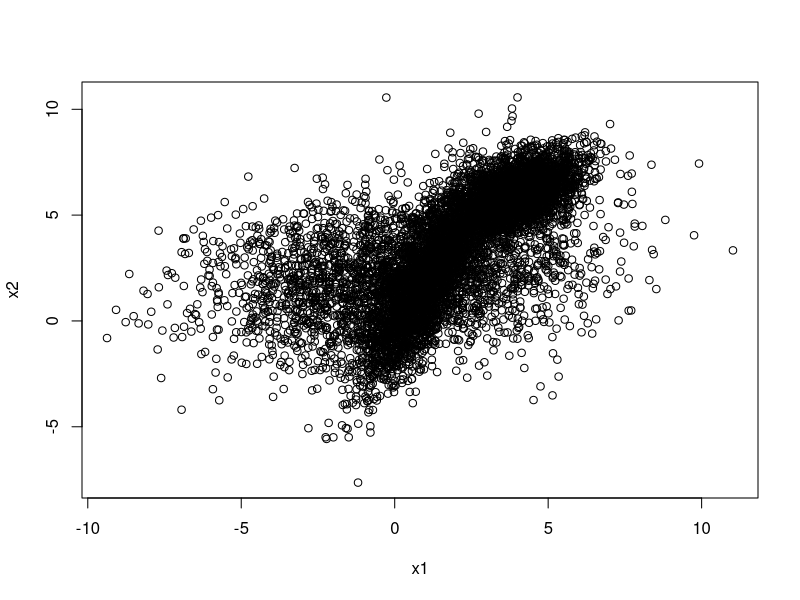
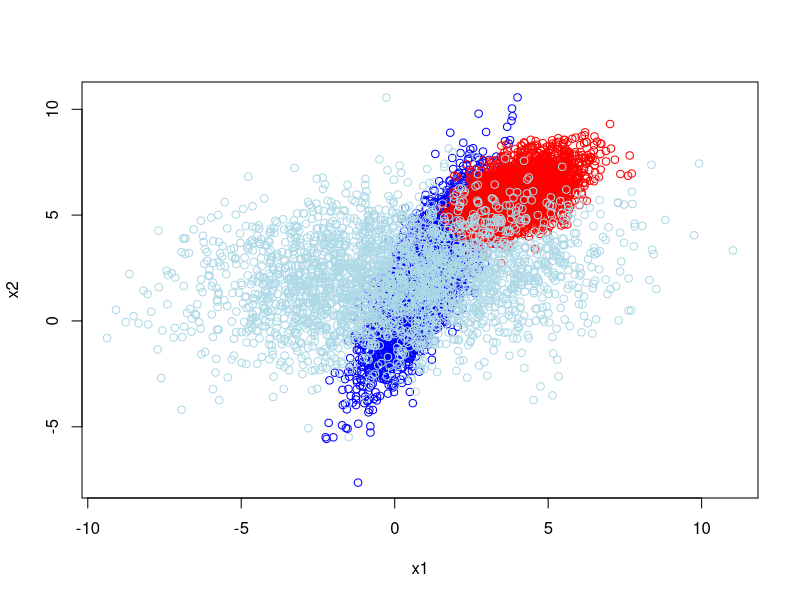

Write the R code that produced these figures, in order.

library(MASS)
library(gtools)


#oooooooooooooooooooooooooooooooooooooooooooooooooooooooooooooooooooooooooooooooooo
# predefined functions
#oooooooooooooooooooooooooooooooooooooooooooooooooooooooooooooooooooooooooooooooooo
cor2cov <- function( corr, std)  {
  return( diag(std) %*% corr %*% diag(std) )
}

lmvnorm <- function( x, mu, sig, d)	{
	return(-0.5*( d*log(2*pi) + determinant(sig)$modulus + 
			t(x-mu) %*% (chol2inv(chol(sig)) %*% (x-mu)) ))
}

lmult <- function( x, p)	{
	return( lfactorial(sum(x))-sum(lfactorial(x)) + x %*% p )
}
#oooooooooooooooooooooooooooooooooooooooooooooooooooooooooooooooooooooooooooooooooo

#oooooooooooooooooooooooooooooooooooooooooooooooooooooooooooooooooooooooooooooooooo
# simulating 3 distinct mix multivariate normal, categorical and 
# multinomial sets of data
#oooooooooooooooooooooooooooooooooooooooooooooooooooooooooooooooooooooooooooooooooo

mu <- list(c(1,2),c(4,6),c(0,2))
varc <- list( cor2cov(matrix(c(1,0.8,0.8,1),ncol=2,nrow=2),c(1,2.4)),
			  cor2cov(matrix(c(1,0.5,0.5,1),ncol=2,nrow=2),c(1,1)),
			  cor2cov(matrix(c(1,0.2,0.2,1),ncol=2,nrow=2),c(3,2))
			  )
			  
P_c <- list(c(0.2,0.1,0.5,0.1,0.1),c(0.4,0.4,0.05,0.1,0.05),c(0.1,0.1,0.1,0.1,0.6))
			  
P_m <- list(list(c(0.9,0.1,0.1),c(0.5,0.5)),list(c(0.9,0.1,0.1),c(0.5,0.5)),list(c(0.2,0.4,0.4),c(0.2,0.8)))

dat_sim <- list()
for(i in 1:3) {
  N_g <- round(runif(1,1000,3000))
  dat_sim <- c(dat_sim, list( cbind(rep(i,N_g),
									mvrnorm(N_g, mu[[i]], varc[[i]]),
                                    apply( t(rmultinom(N_g, 1, P_c[[i]])),1,function(x) which(x>0)),
                                    t(sapply(1:N_g, function(x) rmultinom(1, round(runif(1, 30, 300)), P_m[[i]][[1]]))),
                                    t(sapply(1:N_g, function(x) rmultinom(1, round(runif(1, 5, 30)), P_m[[i]][[2]])))
									)
							)
				)
}
dat_sim <- do.call('rbind',dat_sim)
dim(dat_sim)
#oooooooooooooooooooooooooooooooooooooooooooooooooooooooooooooooooooooooooooooooooo



original_clusters <- dat_sim[,1]
dat <- data.frame( dat_sim[,2:3], as.factor(dat_sim[,4]), apply(dat_sim[,5:9],2,as.integer) )
colnames(dat) <- paste0('x',1:8)



N <- nrow(dat)


#number of clusters
K <- 3

#identify classes of each variable
ipt_class <- unlist(lapply(dat,class))
idx_ftr <- which(ipt_class %in% 'factor')
idx_mult <- list(4:6,7:8)
idx_num <- setdiff(1:ncol(dat),c(idx_ftr,unlist(idx_mult)))

#continuous variable data
X_n <- dat[,idx_num]
plot(X_n)

#1 hot encoding of factor variables
if(length(idx_ftr) > 1){
	ipt_ftr_lvls <- sapply(dat[,idx_ftr], levels)
	Xc_l <- mapply(	function(x,y) t(do.call('rbind', lapply(y, function(z) x == z))), 
					dat[,idx_ftr], ipt_ftr_lvls 
					)  
	Xc_l <- mapply( function(x,y,z) {colnames(y) <- paste0( x, '_', z); return(y)} , 
					colnames(dat[,idx_ftr]), Xc_l, ipt_ftr_lvls)
} else {	
	ipt_ftr_lvls <- levels(dat[,idx_ftr])
	Xc_l <- list(sapply(ipt_ftr_lvls, function(x) dat[,idx_ftr] == x))
}

#multinomial variable data
if(length(idx_mult)>1){
	Xm_l <- lapply(idx_mult,function(x) dat[,x])
} else	{
	Xm_l <- list(dat[,idx_mult])
}


#initialize latent class
Z_t <- data.frame( rdirichlet(N, rep(1,K)), stringsAsFactors = FALSE)
Z <- matrix(0, nrow = N, ncol = K)
loglik_tm1 <- 0
ll=as.numeric()
i=0
t_0 <- proc.time()
while( max(apply(abs(Z_t - Z),2,max)) > 0.01)	{
	
	i = i + 1
	
	Z <- data.frame(Z_t, stringsAsFactors = FALSE)
	#oooooooooooooooooooooooooooooooooooooooooooooooooooooooooooooooooooooooooooooooooo
	# Maximization
	#oooooooooooooooooooooooooooooooooooooooooooooooooooooooooooooooooooooooooooooooooo
	#est - gaussian mean
	mu_k <- lapply(Z, function(z) apply(z*X_n,2,sum)/sum(z))

	#est - gaussian covariance
	XmMU_ik <- lapply(mu, function(x) data.frame(t(X_n) - x,stringsAsFactors = F) )
	XmMU_sq_ik <- lapply(XmMU_ik, function(x) lapply(x, function(y) y %*% t(y)))
	sig_sq_k <- mapply(function(q,r) apply(mapply( function(y,z) z*y, q, as.list(r)),1,sum) / sum(r), 
					   XmMU_sq_ik, Z )
	sig_sq_k <- lapply(data.frame(sig_sq_k), function(x) matrix(x, nrow=2,ncol=2))

	#est - categorical probabilities
	Pc_kl <- lapply( Z, function(z) lapply( Xc_l, function(x) apply(z*x,2,sum)/sum(apply(z*x,2,sum))) )
	
	#est - categorical probabilities
	Pm_kl <- lapply( Z, function(z) lapply( Xm_l, function(x) apply(z*x,2,sum)/sum(apply(z*x,2,sum))) )
	
	#est - mixture probabilities
	PI <- apply(Z,2,sum) / sum(apply(Z,2,sum))
	#oooooooooooooooooooooooooooooooooooooooooooooooooooooooooooooooooooooooooooooooooo

	#oooooooooooooooooooooooooooooooooooooooooooooooooooooooooooooooooooooooooooooooooo
	# Expectations
	#oooooooooooooooooooooooooooooooooooooooooooooooooooooooooooooooooooooooooooooooooo
	lmvnorm_ik <- data.frame(mapply( function(p,r) { 
										d <- length(p)
										apply( X_n, 1, function(x) lmvnorm(x,p,r,d))
									 },
								    mu_k, sig_sq_k),
							 stringsAsFactors = F)	
	
	lcat_ikl <- lapply(lapply(Pc_kl,function(x) lapply(x,log)), 
					function(p) mapply( function(p_2,r) apply(apply(r,1,function(x) x*p_2),2,sum), 
										p, Xc_l)
					)
								
	lmult_ikl <- lapply(lapply(Pm_kl,function(x) lapply(x,log)), 
					function(p) mapply( function(p_2,r) apply(r,1,function(x) lmult(x,p_2)),
									    p, Xm_l)
					)
					
	Z_t <- mapply( function(a1,a2,a3,a4) rep(a1,N) + a2 + apply(a3,1,sum) + apply(a4,1,sum), 
				   as.list(log(PI)), lmvnorm_ik, lcat_ikl, lmult_ikl)
	expZ_t <- exp(Z_t)
	Z_t <- expZ_t / apply(expZ_t,1,sum)
	#oooooooooooooooooooooooooooooooooooooooooooooooooooooooooooooooooooooooooooooooooo
	
	loglik <- mapply( function(a1,a2,a3,a4,a5) a1*(rep(a2,N) + a3 + apply(a4,1,sum) + apply(a5,1,sum)), 
						data.frame(Z), as.list(log(PI)), lmvnorm_ik, lcat_ikl, lmult_ikl	)
	loglik <- sum(apply(loglik,1,sum))
	
	ll <- c(ll,loglik)
	print(i)
	print(loglik,digits=20)
	print(loglik>loglik_tm1,digits=20)
	flush.console()
	loglik_tm1 <- loglik
}
t_N <- proc.time()
t_N-t_0


clust_output <- apply(Z_t, 1, function(x) which(x == max(x)))
table(clust_output)
table(original_clusters)
sum(clust_output == original_clusters)/length(clust_output)


mu_k;mu
sig_sq_k;varc
Pc_kl;P_c
Pm_kl;P_m


plot(X_n[clust_output==1,], 
	 xlim = c(min(X_n[,1]),max(X_n[,1])), 
	 ylim = c(min(X_n[,2]),max(X_n[,2])), col = 'blue' )
points(X_n[clust_output==2,],col='red')
points(X_n[clust_output==3,],col='lightblue')
#oooooooooooooooooooooooooooooooooooooooooooooooooooooooooooooooooooooooooooooooooo
# system.time({
    # # Do something that takes time
    # lapply(sig_sq_k , function(x) chol2inv(chol(x)))
	# lapply(sig_sq_k , function(x) solve(x))
	# lapply(sig_sq_k , function(x) log(det(x)))
	# lapply(sig_sq_k , function(x) determinant(x)$modulus)
# })

# sum(eigen(siq_sq_k$X1)$values<0)
